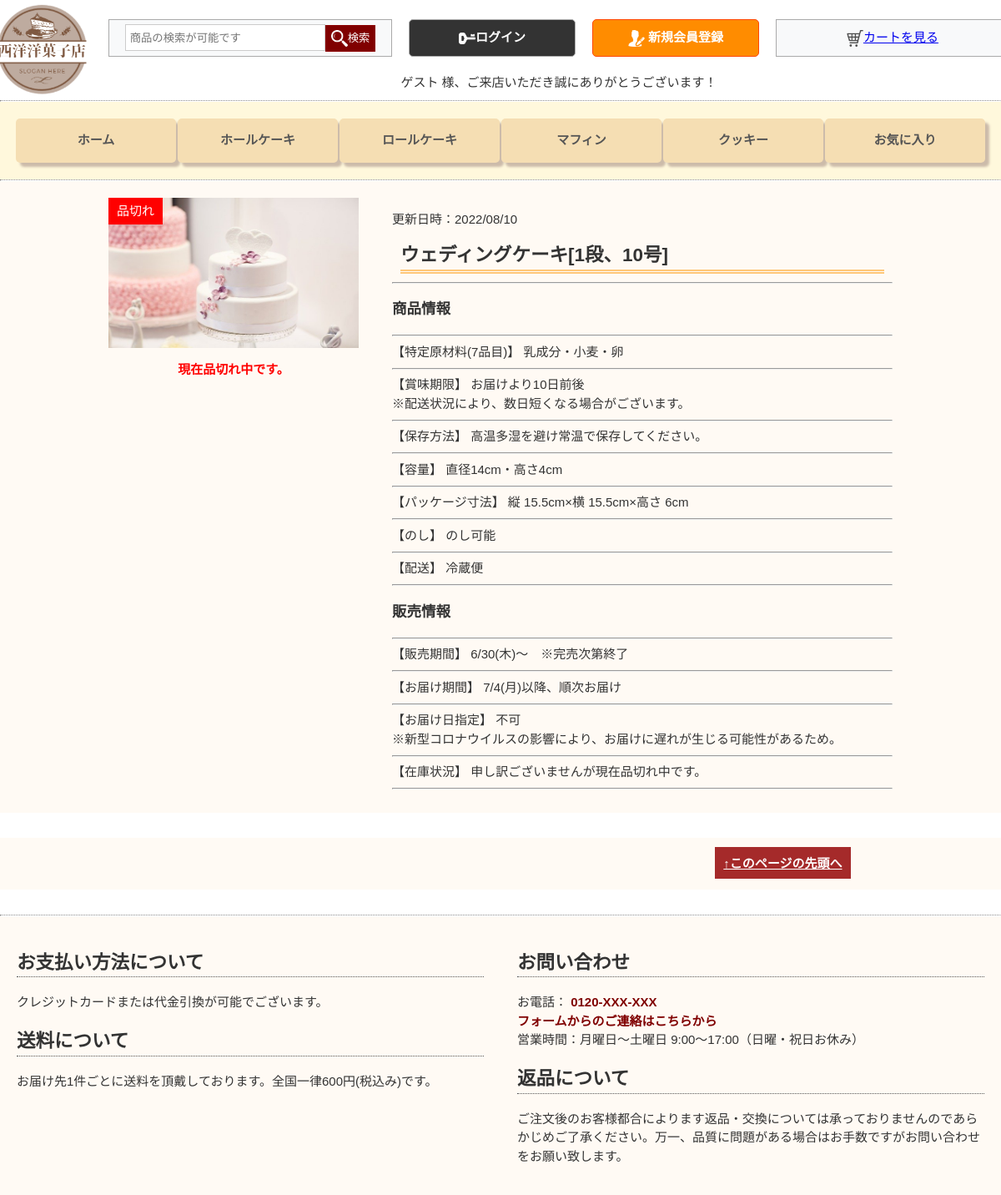
Screenshot of /detail/3/ with the database file from the repository.
### app/models.py (models this page shows, shortened)
class Product(models.Model):
    created = models.DateTimeField(
        auto_now_add=True,
        editable=False)
    updated = models.DateTimeField(
        auto_now=True,
        editable=False)
    name = models.CharField(
        max_length=255,
        unique=True)
    description = models.TextField(
        blank=True)
    category = models.ForeignKey(
        Category,
        on_delete=models.CASCADE)
    price = models.IntegerField()
    image = models.ImageField(
        upload_to='product',
        blank=True)
    stock = models.IntegerField()
    available = models.BooleanField(
        default=True)
    class Meta:
        ordering = ('name',)
        verbose_name = 'product'
        verbose_name_plural = 'products'

### app/views.py (the view)
# urls.py: path('detail/<pk>/', views.Detail.as_view(), name="Detail"),
class Detail(DetailView):
    model = Product

### app/context_processors.py (called while the page is built)
def like(request):
    products = Product.objects.all()
    liked_list = []
    user=request.user
    if user.is_authenticated:
        for product in products:
            liked = product.likeforproduct_set.filter(user=request.user)
            if liked.exists():
                liked_list.append(product.id)
    return dict(liked_list = liked_list)

### cart/context_processors.py (called while the page is built)
def counter(request):
    item_count = 0
    total_count = 0
    if 'admin' in request.path:
        return {}
    else:
        try:
            cart = Cart.objects.filter(cart_id=_cart_id(request))
            cart_items = CartItem.objects.all().filter(cart=cart[:1])
            for cart_item in cart_items:
                total_count += (cart_item.product.price * cart_item.quantity)
                item_count += cart_item.quantity
        except Cart.DoesNotExist:
            item_count = 0
            total_count = 0
    return dict(item_count = item_count,total_count = total_count)

### cart/views.py (called while the page is built)
def _cart_id(request):
    cart = request.session.session_key
    if not cart:
        cart = request.session.create()
    return cart

### search/context_processors.py (called while the page is built)
def search_counter(request):
    search_count = 0
    subtitle = ""
    if 'q' in request.GET:
        query = request.GET.get('q')
        search_count = Product.objects.all().filter(Q(name__contains=query) | Q(description__contains=query),available=True).count()
        subtitle = " | 検索結果"
    return dict(search_count = search_count, subtitle = subtitle)

### app/templates/app/product_detail.html (shortened to what this page needs)
{% extends "base.html" %}
{% load l10n %}
{% load static %}
{% block main %}
    <div class="detail">
        <div class="detail-left">
            {% if object.stock == 0 %}
            <label class="detail-label">品切れ</label>
            {% endif %}
            <img src="{{ object.image.url }}" width="300" height="180" alt="{{ object.name }}">
            {% if object.stock > 0 %}
            <a class="detail-cart" href="{% url 'cart:add_cart' product.id %}">カートに追加する</a>
            {% else %}
                <p class="detail-nostock">現在品切れ中です。</p>
            {% endif %}
        </div>
        <div class="detail-right">
            <p><time class="detail-time">更新日時：{{ object.updated|date:"Y/m/d" }}</time></p>
            <h2 class="detail-h2">{{ object.name }}</h2>
            {{ object.description|safe|linebreaksbr }}
            <hr>
                {% if object.stock > 0 %}
                【在庫状況】	あと {{ object.stock }} 点
                {% else %}
                【在庫状況】	申し訳ございませんが現在品切れ中です。
                {% endif %}
            <hr>
        </div>
    </div>
    <div class="detail">
        <div class="detail-left">
        </div>
        <div class="detail-right">
            <p class="page_top"><a href="#page_top" class="page_top_btn">↑このページの先頭へ</a></p>
        </div>
    </div>
    <hr class="navbar-hr">
{% endblock %}

### app/static/css/sanitize.css (style rules this page uses)
html { cursor: default; line-height: 1.5; -moz-tab-size: 4; tab-size: 4; -webkit-tap-highlight-color: transparent ; -ms-text-size-adjust: 100%; -webkit-text-size-adjust: 100%; word-break: break-word; }
body { margin: 0; }
hr { height: 0; overflow: visible; }
a { background-color: transparent; }
audio, canvas, iframe, img, svg, video { vertical-align: middle; }
img { border-style: none; }
a, area, button, input, label, select, summary, textarea, [tabindex] { -ms-touch-action: manipulation; touch-action: manipulation; }

### app/static/css/style.css (style rules this page uses)
body { font-family: 'Noto Sans JP', sans-serif; font-size: 15px; line-height: 1.5; color: #333; }
label, select, text, textarea, button { cursor: pointer; }
.navbar-hr { margin: 0; border-top: 1px dotted #8c8b8b; border-bottom: 1px dotted #fff; }
.page_top { text-align: right; margin: 0 50px; }
.page_top_btn { font-weight: bold; padding: 0.7em; background: brown; color: #fff; transition: 0.3s0; }
.detail-h2 { border-bottom: double 5px #FFC778; margin: 10px; }
.detail { display: flex; justify-content: center; background-color: #fffaf4; margin-bottom: 30px; }
.detail-left { text-align: center; margin: 20px; width: 300px; }
.detail-right { margin: 20px; width: 600px; }
.detail-label { position: absolute; color: #fff; background-color: red; padding: 5px 10px; cursor: default; }
.detail-nostock { color: red; font-weight: bold; }

### rows the page displays
Product: image (picture), updated "2022/08/10", name "ウェディングケーキ[1段、10号]", description "商品情報 【特定原材料(7品目)】 乳成分・小麦・卵 【賞味期限】 お届けより10日前後 ※配送状況により、数日短くなる場合がございます。 【保存方法】 高温多湿を避け常温で保存してください。 【容量】 直径14cm・高さ4cm 【パッケージ寸法】 縦 15.5cm×横 15.5cm×高さ 6cm 【のし】 のし可能 【配送】 冷蔵便 販売情報 【販売期間】 6/30(木)～ ※完売次第終了 【お届け期間】 7/4(月)以降、順次お届け 【お届け日指定】 不可 ※新型コロナウイルスの影響により、お届けに遅れが生じる可能性があるため。"
